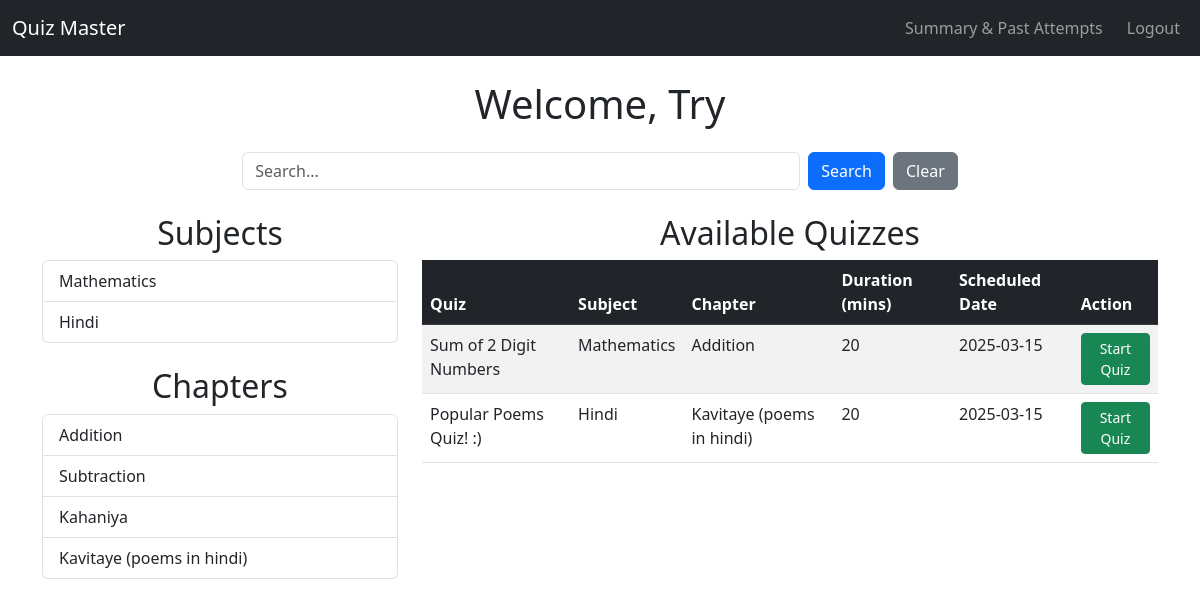
/user_dashboard (signed in), run on the app's committed database.
### models/models.py (models this page shows, shortened)
class User(db.Model):
    id = db.Column(db.Integer, primary_key=True)
    username = db.Column(db.String(100), unique=True, nullable=False)
    password = db.Column(db.String(255), nullable=False)
    full_name = db.Column(db.String(200), nullable=False)
    qualification = db.Column(db.String(200))
    dob = db.Column(db.Date, nullable=False)
    scores = db.relationship('QuizScore', backref='user', lazy=True)

class Subject(db.Model):
    id = db.Column(db.Integer, primary_key=True)
    name = db.Column(db.String(100), unique=True, nullable=False)
    description = db.Column(db.Text, nullable=False)
    chapters = db.relationship('Chapter', backref='subject', lazy=True, cascade="all, delete-orphan")

class Chapter(db.Model):
    id = db.Column(db.Integer, primary_key=True)
    name = db.Column(db.String(100),  unique=True, nullable=False)
    subject_id = db.Column(db.Integer, db.ForeignKey('subject.id', ondelete='CASCADE'), nullable=False)
    quizzes = db.relationship('Quiz', backref='chapter', lazy=True, cascade="all, delete-orphan")

class Quiz(db.Model):
    id = db.Column(db.Integer, primary_key=True)
    chapter_id = db.Column(db.Integer, db.ForeignKey('chapter.id', ondelete='CASCADE'), nullable=False)
    date_of_quiz = db.Column(db.Date, nullable=False)
    time_duration = db.Column(db.Integer, nullable=False)  # Store duration in minutes
    remarks = db.Column(db.Text, unique=True, nullable=False)
    questions = db.relationship('Question', backref='quiz', lazy=True, cascade="all, delete-orphan")
    quiz_scores = db.relationship('QuizScore', backref='quiz', cascade="all, delete-orphan")
    user_responses = db.relationship('UserResponse', backref='quiz', cascade="all, delete-orphan")

### app.py (the view)
@app.route('/user_dashboard')
def user_dashboard():
    if 'user_id' not in session:
        return redirect(url_for('login'))
    user = User.query.get(session['user_id'])  # Fetch the logged-in user
    if not user:
        return redirect(url_for('login')) # User must exist in database
    current_date = datetime.today().date()
    search_query = request.args.get('search_query', '').strip()
    if search_query:
        subjects = Subject.query.filter(Subject.name.ilike(f"%{search_query}%")).all()
        chapters = Chapter.query.filter(Chapter.name.ilike(f"%{search_query}%")).all()
        quizzes = Quiz.query.filter(Quiz.remarks.ilike(f"%{search_query}%")).all()
    else:
        subjects = Subject.query.all()
        chapters = Chapter.query.all()
        quizzes = Quiz.query.all()
    show_subjects = bool(subjects)
    show_chapters = bool(chapters)
    show_quizzes = bool(quizzes)
    return render_template('user_dashboard.html', user=user, chapters=chapters, subjects=subjects, quizzes=quizzes, show_subjects=show_subjects, show_chapters=show_chapters, show_quizzes=show_quizzes, current_date=current_date)

### templates/user_dashboard.html (shortened to what this page needs)
<!DOCTYPE html>
<html lang="en">
<head>
    <link href="https://cdn.jsdelivr.net/npm/bootstrap@5.3.0/dist/css/bootstrap.min.css" rel="stylesheet">
</head>
<body>
    <nav class="navbar navbar-expand-lg navbar-dark bg-dark">
        <div class="container-fluid">
            <a class="navbar-brand" href="#">Quiz Master</a>
            <div class="collapse navbar-collapse">
                <ul class="navbar-nav ms-auto">
                    <li class="nav-item">
                        <a class="nav-link btn btn-outline-info me-2" href="{{ url_for('quiz_summary') }}">Summary & Past Attempts</a>
                    </li>
                    <li class="nav-item">
                        <a class="nav-link btn btn-outline-danger" href="{{ url_for('auth.logout') }}">Logout</a>
                    </li>
                </ul>
            </div>
        </div>
    </nav>
    <div class="container mt-4">
        <h1 class="text-center">Welcome, {{ user.full_name }}</h1>
        <form method="GET" action="{{ url_for('user_dashboard') }}" class="d-flex justify-content-center my-4">
            <input type="text" name="search_query" class="form-control w-50 me-2" placeholder="Search..." value="{{ search_query }}">
            <button type="submit" class="btn btn-primary">Search</button>
            <a href="{{ url_for('user_dashboard') }}" class="btn btn-secondary ms-2">Clear</a>
        </form>
        <div class="row">
            <div class="col-md-4">
                <div class="mb-4">
                    <h2 class="text-center">Subjects</h2>
                    {% if show_subjects %}
                    <ul class="list-group">
                        {% for subject in subjects %}
                            <li class="list-group-item">{{ subject.name }}</li>
                        {% endfor %}
                    </ul>
                    {% else %}
                    <p class="text-muted text-center">No subjects found.</p>
                    {% endif %}
                </div>
                <div>
                    <h2 class="text-center">Chapters</h2>
                    {% if show_chapters %}
                    <ul class="list-group">
                        {% for chapter in chapters %}
                            <li class="list-group-item">{{ chapter.name }}</li>
                        {% endfor %}
                    </ul>
                    {% else %}
                    <p class="text-muted text-center">No chapters found.</p>
                    {% endif %}
                </div>
            </div>
            <div class="col-md-8">
                <h2 class="text-center">Available Quizzes</h2>
                {% if show_quizzes %}
                <div class="table-responsive">
                    <table class="table table-striped table-hover">
                        <thead class="table-dark">
                            <tr>
                                <th>Quiz</th>
                                <th>Subject</th>
                                <th>Chapter</th>
                                <th>Duration (mins)</th>
                                <th>Scheduled Date</th>
                                <th>Action</th>
                            </tr>
                        </thead>
                        <tbody>
                            {% for quiz in quizzes %}
                            <tr>
                                <td>{{ quiz.remarks }}</td>
                                <td>{{ quiz.chapter.subject.name }}</td>
                                <td>{{ quiz.chapter.name }}</td>
                                <td>{{ quiz.time_duration }}</td>
                                <td>{{ quiz.date_of_quiz.strftime('%Y-%m-%d') }}</td>
                                <td>
                                    {% if quiz.date_of_quiz == current_date %}
                                        <a href="{{ url_for('attempt_quiz', quiz_id=quiz.id) }}" class="btn btn-success btn-sm">Start Quiz</a>
                                    {% else %}
                                        <span class="btn btn-secondary btn-sm disabled">Not Available</span>
                                    {% endif %}
                                </td>
                            </tr>
                            {% endfor %}
                        </tbody>
                    </table>
                </div>
                {% else %}
                <p class="text-muted text-center">No quizzes found.</p>
                {% endif %}
            </div>
        </div>
    </div>
</body>
</html>

### data on the page
User: full_name "Try"
Subject: name "Mathematics"
Subject: name "Hindi"
Chapter: name "Addition"
Chapter: name "Subtraction"
Chapter: name "Kahaniya"
Chapter: name "Kavitaye (poems in hindi)"
Quiz: remarks "Sum of 2 Digit Numbers", chapter.subject.name "Mathematics", chapter.name "Addition", time_duration "20", date_of_quiz "2025-03-15"
Quiz: remarks "Popular Poems Quiz! :)", chapter.subject.name "Hindi", chapter.name "Kavitaye (poems in hindi)", time_duration "20", date_of_quiz "2025-03-15"
